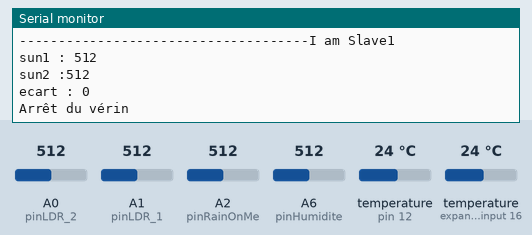
This sketch was run on a simulated Arduino Mega 2560, built with avr-gcc and run on an emulated ATmega2560. Shown: the last lines printed to the serial monitor. The inputs (shaded band) are chosen by the test bench; at power-on: A0 (pinLDR_2) = 512, A1 (pinLDR_1) = 512, A2 (pinRainOnMe) = 512, A6 (pinHumidite) = 512, temperature (sensors on pin 12, expander input 16) 24 °C.

Above: at 2.2 s.
2.3 s: A0 (pinLDR_2) set to 524
At 3.6 s:
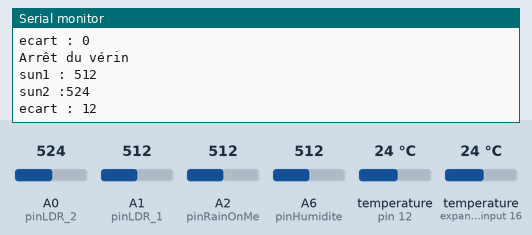
3.8 s: A1 (pinLDR_1) set to 527
At 5.5 s:
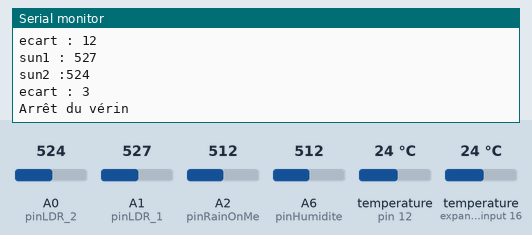
8.2 s: A0 (pinLDR_2) set to 638
At 9.4 s:
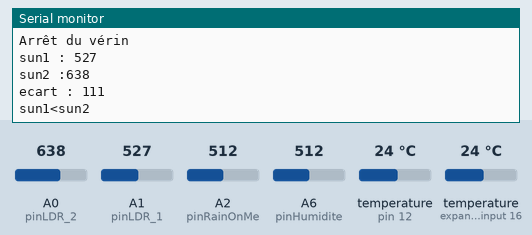
9.7 s: A0 (pinLDR_2) set to 646
At 11.2 s:
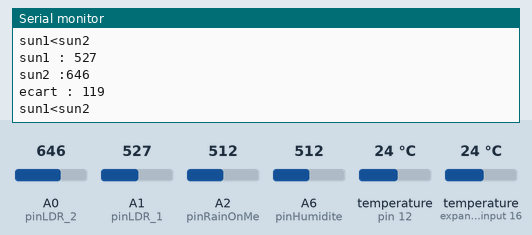
Timing chart, 0 to 12.7 s (numbered marks = the images above; inputs shaded):
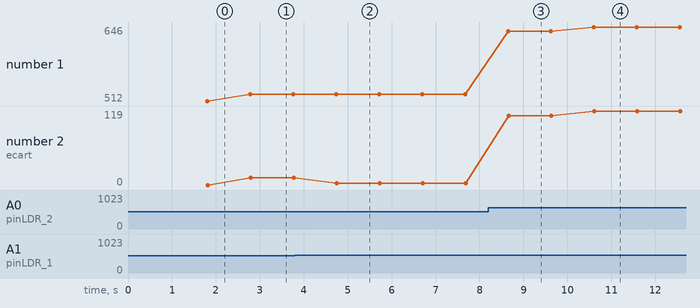

Measured:
- the behaviour switches between 523 and 524 on A0 (pinLDR_2) (found by bisection; images 0 and 1)
- the behaviour switches between 512 and 513 on A1 (pinLDR_1) (found by bisection; images 1 and 2)
- after the input at 2.3 s, the serial monitor: prints a new line after 0.48 s (image 1)
- after the input at 3.8 s, the serial monitor: prints a new line after 0.93 s (image 2)
- after the input at 8.2 s, the serial monitor: prints a new line after 0.45 s (image 3)
- after the input at 9.7 s, the serial monitor: prints a new line after 0.90 s (image 4)
- plotted number 1: 512 → 524 after the input at 2.3 s, 524 → 638 after the input at 8.2 s, 638 → 646 after the input at 9.7 s
- plotted number 2: 0 → 12 after the input at 2.3 s, 12 → 3 after the input at 3.8 s, 3 → 111 after the input at 8.2 s, 111 → 119 after the input at 9.7 s

The sketch:

Arduino_code.ino
```cpp
#include <OneWire.h>
#include <Wire.h>
#include <DallasTemperature.h>

//Entrées analogiques
int pinRainOnMe = A2;
int pinLDR_1 = A1;
int pinLDR_2 = A0;
int pinHumidite = A6;

//Entrée digitale
int pin1Wire = 12;

//------------
//1Wire
#define ONE_WIRE_BUS 12
OneWire oneWire(ONE_WIRE_BUS);
DallasTemperature sensors(&oneWire);
int deviceCount = 0; //nombre de sonde, détecté automatiquement dans le void

int tAmbi;
int tInside;
int tBattery;
int tSolarPannel;
int tGround;

//------------
//I2C
#define I2C_SLAVE_ADDRESS 11 // 12 pour l'esclave 2 et ainsi de suite

int pinSDA = 23;
int pinSCL = 24;
int n_I2C = 0;
unsigned long time1;
unsigned long time2;
uint8_t data [16];

//------------
//sunTracking
int seuil_low = 12; //seuil
int seuil_high = 14; //seuil
int night = 400;
int sun1, sun1_correct, sun2; //lecture des LDR
int a = 1, b = 0; //paramètre de calibration
int ecart;
int moyenneLDR = 0;

int sunTracking;
//  =0 : STOP
//  =1 : Montée
//  =2 : Descente

//------------
//Humidity
int humidityLimit = 650;

//------------
//rainSensor
int seuil_rain = 250;
bool rain;
//false = pas de pluie
//true = présence de pluie


void setup() {
  Wire.begin(I2C_SLAVE_ADDRESS);
  Serial.begin(9600);
  Serial.println("-------------------------------------I am Slave1");
  delay(1000);
  Wire.onRequest(requestEvents);
  Wire.onReceive(receiveEvents);

  pinMode(pinRainOnMe, INPUT);
  pinMode(pinLDR_1, INPUT);
  pinMode(pinLDR_2, INPUT);
  pinMode(pin1Wire, INPUT);
  pinMode(pinRainOnMe, INPUT);
  sensors.begin();
  deviceCount = sensors.getDeviceCount();
}

void loop() {
  getTemperature();
  data[0] = humidityDetection();
  sunDetection();
  data[1] = sunTracking;
  data[2] = moyenneLDR;
  rainDetection();
  data[3] = rain;

  data[4] = (uint8_t)5 * tAmbi;
  data[5] = (uint8_t)5 * tInside;
  data[6] = (uint8_t) 1;
  data[7] = (uint8_t) 1;
  data[8] = (uint8_t) 1;
  //data[6] = (uint8_t) tBattery;
  //data[7] = (uint8_t) tSolarPannel;
  //data[8] = (uint8_t) tGround;

  Wire.write((uint8_t *)data, sizeof(data));

  //for (int i = 0; i < 6; i++) {
    //Serial.print(data[i]);
   // Serial.print('\t');
  //
  //Serial.println();
  delay(200);
}

void sunDetection() {

  sun1 = analogRead(pinLDR_1);
  sun2 = analogRead(pinLDR_2);
  Serial.print("sun1 : ");
  Serial.println(sun1);
  Serial.print("sun2 :");
  Serial.println(sun2);

  sun1_correct = a * sun1 + b;

  moyenneLDR = (sun1 + sun1_correct) / 2;

  ecart = abs(sun1_correct - sun2);
  Serial.print("ecart : ");
  Serial.println(ecart);

  if (sun1 > night && sun2 > night) {
    // Serial.println("jour");
    if (ecart > seuil_high) {
      //bouger verin
      if (sun1_correct > sun2) {
        //sens 1
        Serial.println("sun1>sun2");
        sunTracking = 1;
      }
      else {
        //sens 2
         Serial.println("sun1<sun2");
        sunTracking = 2;
      }
    }
    else if (ecart < seuil_low) {
      //Arrêt du verin
      Serial.println("Arrêt du vérin");
      sunTracking = 0;
    }
  }
  else {
    // Serial.println("nuit");
    sunTracking = 3;
  }
}

void rainDetection() {
  //Valeur lue à sec : 1023
  //Valeur lue avec une goutte : au début 80 mais monte à 120 juste après
  int rainReadValue = analogRead(pinRainOnMe);
  if (rainReadValue < seuil_rain) {
    //présence de pluie
    rain = true;
  }
  else {
    //pas de pluie
    rain = false;
  }
}

void getTemperature() {
  sensors.requestTemperatures();
  while (!sensors.isConversionComplete());
  tAmbi = sensors.getTempCByIndex(0);
  tInside = sensors.getTempCByIndex(1);
  //tGround = sensors.getTempCByIndex(2);
  //tSolarPannel = sensors.getTempCByIndex(3);
  // tBattery = sensors.getTempCByIndex(4);

}

int humidityDetection(){
  //retourne 1 si arrosage nécessaire
  //retourne 2 si pas arrosage nécessaire
   int humidityValue = analogRead(pinHumidite);
   //Serial.print("Humidity : ");
   //Serial.println(humidityValue);
   if(humidityValue > humidityLimit){
     return 1;
   }
   else if(humidityValue<humidityLimit || tAmbi<0){
    return 2;
   }

   return 0;

}

void requestEvents(int numByte) {
  Wire.write((uint8_t *) data, sizeof(data));
}

void receiveEvents() {
  int n = Wire.read();
  Wire.write(n);
  //Serial.print("n_I2C:");
  //Serial.println(n_I2C);
}
```
